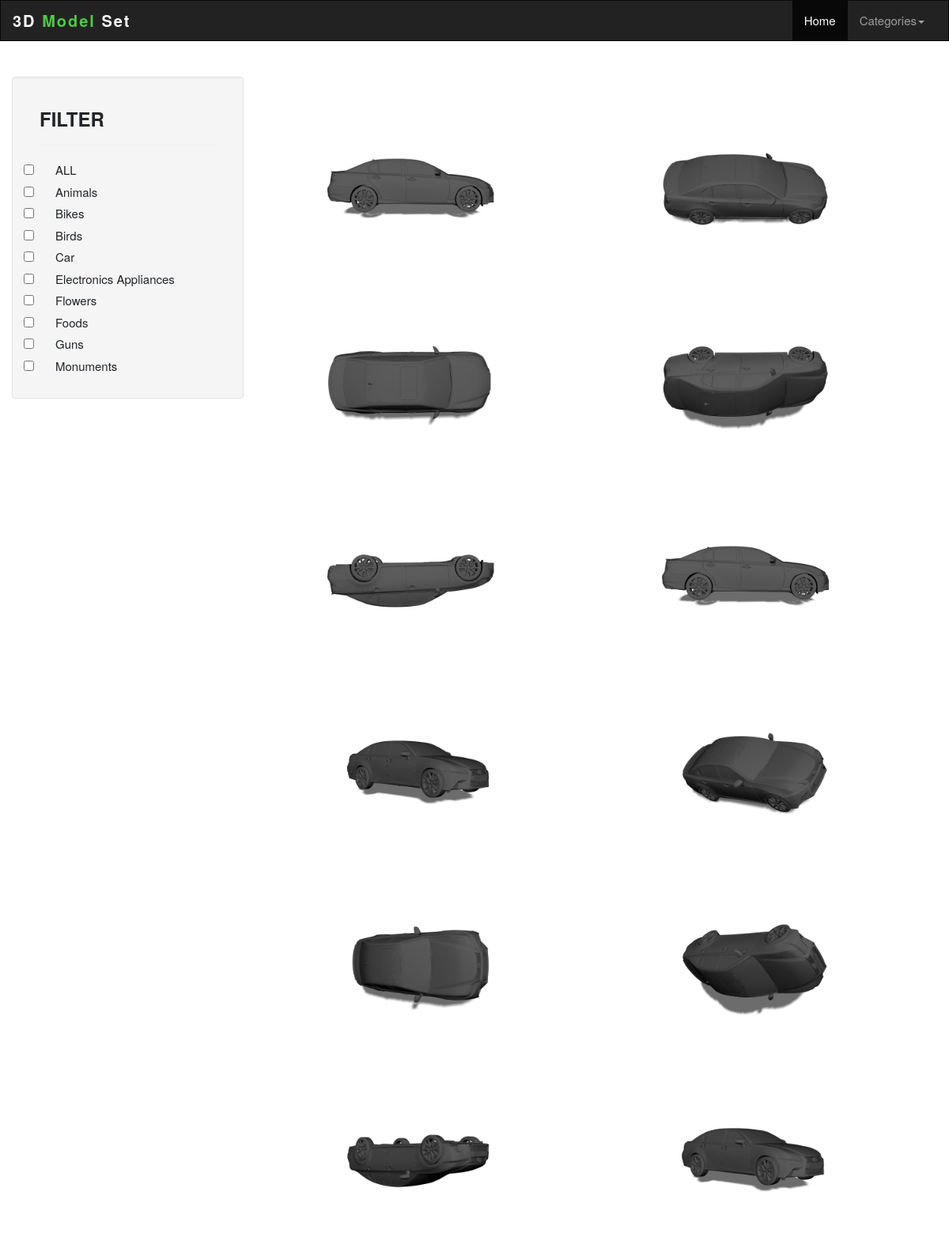
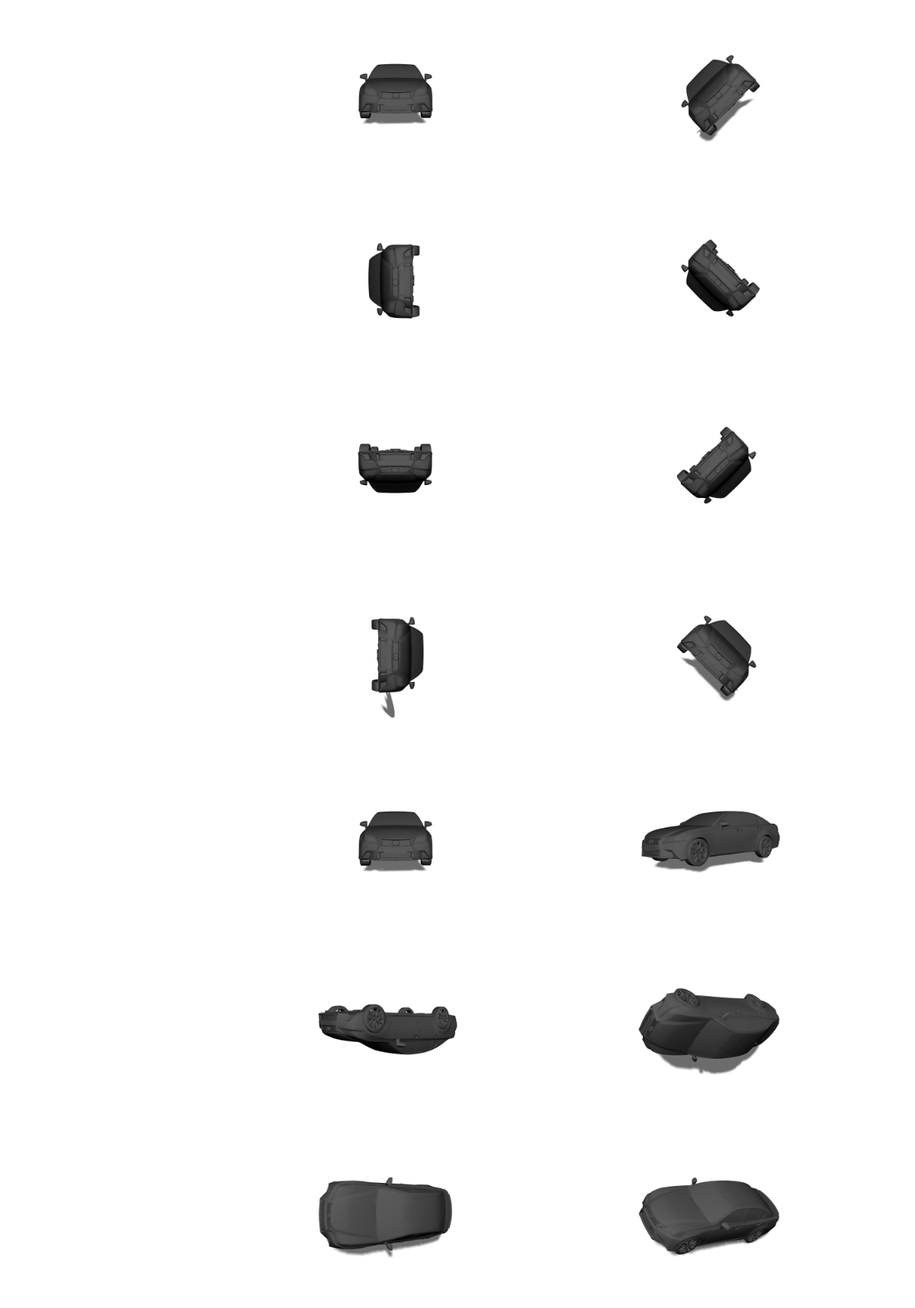
The app's page /models/image-view.php?modelid=obj_car_lexusg5 (upper part) with its own data (2 pictures, top to bottom).
### tables this page shows
CREATE TABLE `category` (
  `category_id` varchar(45) NOT NULL,
  `category_name` varchar(45) DEFAULT NULL,
  `category_image` blob NOT NULL
);

CREATE TABLE `image_data` (
  `id` int(11) NOT NULL,
  `object_model_id` varchar(100) NOT NULL,
  `image` blob,
  `image_size` varchar(45) DEFAULT NULL,
  `image_resolution` varchar(45) DEFAULT NULL,
  `image_type` varchar(45) DEFAULT NULL
);

### models/image-view.php (the view, shortened to what this page needs)
<?php include 'header.php'; ?>
<?php
if (isset($_GET['modelid']))
{
    $id         = $_GET['modelid'];
    $getModel   = mysqli_query($connection,"SELECT * FROM image_data WHERE object_model_id = '$id' ");
}
 ?>
<link rel="stylesheet" href="//cdnjs.cloudflare.com/ajax/libs/fancybox/2.1.5/jquery.fancybox.min.css" media="screen">
<div class="container">
	<div class="row"><br><br>
        <div class="col-md-3 col-lg-3 col-sm-3 well">
                <div class="col-md-12" id="filter">
                    <h3 style="text-transform: uppercase;"><b>FILTER</b></h3>
                    <hr>
                    <div class="checkbox checkbox-primary">
                        <input id="all" type="checkbox"  value="all" name="brand[]" class="brand">
                        <label for="checkbox1">
                            ALL
                        </label>
                    </div>
                    <?php
                    $getQuery = mysqli_query($connection ,"SELECT category_name, category_id FROM category");
                    while ($result =mysqli_fetch_array($getQuery))
                    {?>
                        <div class="checkbox checkbox-primary">
                            <input id="honda" type="checkbox" value="<?php echo$result['category_id']; ?>" name="brand[]" class="brand">
                            <label for="checkbox2">
                                <?php echo $result['category_name'] ?>
                            </label>
                        </div>
                    <?php }
                     ?>
                </div>
            </div>
        <div class="col-md-9">
            <div class='list-group gallery'>
            <?php
            while ($data = mysqli_fetch_array($getModel))
            {?>
            <div class='col-sm-4 col-xs-6 col-md-3 col-lg-6'>
                <a class="thumbnail fancybox" rel="ligthbox" href="uploads/<?php echo $data['2'] ?>">
                    <img src="uploads/<?php echo $data['2'] ?>" class="img-responsive ">
                </a>
            </div>
           <?php } ?>
        </div>
        </div>
	</div>
</div>
</body>
</html>

### models/header.php (shortened to what this page needs)
<!DOCTYPE html>
<html>
<head>
	<link rel="stylesheet" href="https://maxcdn.bootstrapcdn.com/bootstrap/3.4.0/css/bootstrap.min.css">
	<link rel="stylesheet" href="https://ajax.googleapis.com/ajax/libs/jqueryui/1.12.1/themes/smoothness/jquery-ui.css">
	<link rel="stylesheet" type="text/css" href="css/style.css">
	<link rel="stylesheet" href="https://cdnjs.cloudflare.com/ajax/libs/font-awesome/4.7.0/css/font-awesome.min.css">
</head>
<body>
	<nav class="navbar navbar-inverse">
  <div class="container-fluid">
    <div class="navbar-header">
      <a class="navbar-brand" href="index.php"><p>3D <span class="text-primary">Model </span> Set</p></a>
    </div>
    <div class="collapse navbar-collapse" id="myNavbar">
      <ul class="nav navbar-nav navbar-right">
        <li class="active"><a href="index.php">Home</a></li>
        <li class="dropdown">
          <a class="dropdown-toggle" data-toggle="dropdown" href="#">Categories<span class="caret"></span></a>
        </li>
      </ul>
    </div>
  </div>
</nav>

### models/css/style.css (style rules this page uses)
body { font-family: Open+Sans; font-size: 15px; font-weight: normal; line-height: 1.5; color: #212529; background-color: #fff; }
.text-primary { color: #4dcb44 !important; }
.navbar { margin-bottom: 0px;border-radius: 0px; }
.navbar-brand { font-size: 20px;font-weight: bolder;letter-spacing: 2px; }
.navbar-inverse .navbar-brand { color: #fff; }
.thumbnail { display: block; padding: 4px; margin-bottom: 20px; line-height: 1.42857143; background-color:transparent; border:none; }

### models/image-view.php (style rules this page uses)
.gallery { display: inline-block; margin-top: 20px; }

### records on screen
category: category_name "Animals"
category: category_name "Bikes"
category: category_name "Birds"
category: category_name "Car"
category: category_name "Electronics Appliances"
category: category_name "Flowers"
category: category_name "Foods"
category: category_name "Guns"
category: category_name "Monuments"
image_data: image (picture)
image_data: image (picture)
image_data: image (picture)
image_data: image (picture)
image_data: image (picture)
image_data: image (picture)
image_data: image (picture)
image_data: image (picture)
image_data: image (picture)
image_data: image (picture)
image_data: image (picture)
image_data: image (picture)
image_data: image (picture)
image_data: image (picture)
image_data: image (picture)
image_data: image (picture)
image_data: image (picture)
image_data: image (picture)
image_data: image (picture)
image_data: image (picture)
image_data: image (picture)
image_data: image (picture)
image_data: image (picture)
image_data: image (picture)
image_data: image (picture)
image_data: image (picture)
